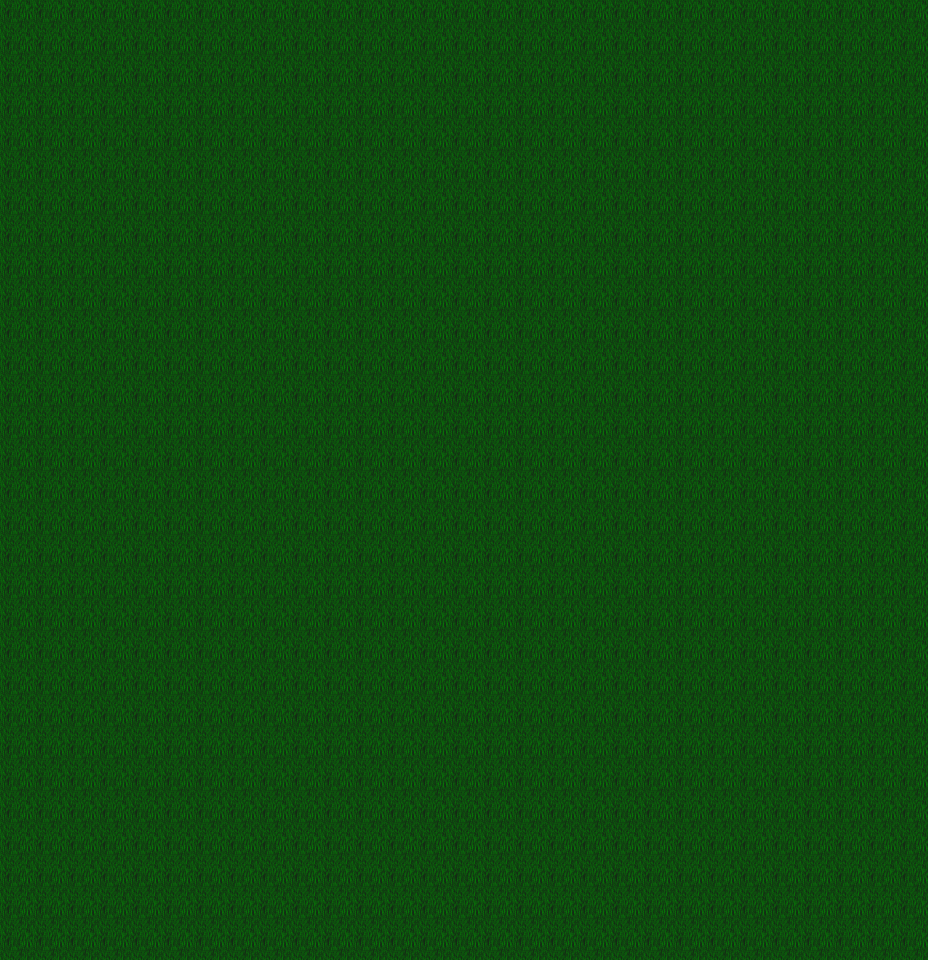

Tiled map render using the project's own tile images. Description and the whole map definition, tile-layer contents included, below:
An orthogonal 29x30 tile map with 32x32 px tiles, 1 tile layer (background) and 4 objects.

<map version="1.5" tiledversion="1.7.2" orientation="orthogonal" renderorder="right-down" width="29" height="30" tilewidth="32" tileheight="32" infinite="0" nextlayerid="3" nextobjectid="5">
 <tileset firstgid="1" name="background" tilewidth="32" tileheight="32" tilecount="1504" columns="32">
  <image source="background.png" width="1024" height="1504" />
 </tileset>
 <layer id="1" name="background" width="29" height="30">
  <data encoding="csv">
289,289,289,289,289,289,289,289,289,289,289,289,289,289,289,289,289,289,289,289,289,289,289,289,289,289,289,289,289,
289,289,289,289,289,289,289,289,289,289,289,289,289,289,289,289,289,289,289,289,289,289,289,289,289,289,289,289,289,
289,289,289,289,289,289,289,289,289,289,289,289,289,289,289,289,289,289,289,289,289,289,289,289,289,289,289,289,289,
289,289,289,289,289,289,289,289,289,289,289,289,289,289,289,289,289,289,289,289,289,289,289,289,289,289,289,289,289,
289,289,289,289,289,289,289,289,289,289,289,289,289,289,289,289,289,289,289,289,289,289,289,289,289,289,289,289,289,
289,289,289,289,289,289,289,289,289,289,289,289,289,289,289,289,289,289,289,289,289,289,289,289,289,289,289,289,289,
289,289,289,289,289,289,289,289,289,289,289,289,289,289,289,289,289,289,289,289,289,289,289,289,289,289,289,289,289,
289,289,289,289,289,289,289,289,289,289,289,289,289,289,289,289,289,289,289,289,289,289,289,289,289,289,289,289,289,
289,289,289,289,289,289,289,289,289,289,289,289,289,289,289,289,289,289,289,289,289,289,289,289,289,289,289,289,289,
289,289,289,289,289,289,289,289,289,289,289,289,289,289,289,289,289,289,289,289,289,289,289,289,289,289,289,289,289,
289,289,289,289,289,289,289,289,289,289,289,289,289,289,289,289,289,289,289,289,289,289,289,289,289,289,289,289,289,
289,289,289,289,289,289,289,289,289,289,289,289,289,289,289,289,289,289,289,289,289,289,289,289,289,289,289,289,289,
289,289,289,289,289,289,289,289,289,289,289,289,289,289,289,289,289,289,289,289,289,289,289,289,289,289,289,289,289,
289,289,289,289,289,289,289,289,289,289,289,289,289,289,289,289,289,289,289,289,289,289,289,289,289,289,289,289,289,
289,289,289,289,289,289,289,289,289,289,289,289,289,289,289,289,289,289,289,289,289,289,289,289,289,289,289,289,289,
289,289,289,289,289,289,289,289,289,289,289,289,289,289,289,289,289,289,289,289,289,289,289,289,289,289,289,289,289,
289,289,289,289,289,289,289,289,289,289,289,289,289,289,289,289,289,289,289,289,289,289,289,289,289,289,289,289,289,
289,289,289,289,289,289,289,289,289,289,289,289,289,289,289,289,289,289,289,289,289,289,289,289,289,289,289,289,289,
289,289,289,289,289,289,289,289,289,289,289,289,289,289,289,289,289,289,289,289,289,289,289,289,289,289,289,289,289,
289,289,289,289,289,289,289,289,289,289,289,289,289,289,289,289,289,289,289,289,289,289,289,289,289,289,289,289,289,
289,289,289,289,289,289,289,289,289,289,289,289,289,289,289,289,289,289,289,289,289,289,289,289,289,289,289,289,289,
289,289,289,289,289,289,289,289,289,289,289,289,289,289,289,289,289,289,289,289,289,289,289,289,289,289,289,289,289,
289,289,289,289,289,289,289,289,289,289,289,289,289,289,289,289,289,289,289,289,289,289,289,289,289,289,289,289,289,
289,289,289,289,289,289,289,289,289,289,289,289,289,289,289,289,289,289,289,289,289,289,289,289,289,289,289,289,289,
289,289,289,289,289,289,289,289,289,289,289,289,289,289,289,289,289,289,289,289,289,289,289,289,289,289,289,289,289,
289,289,289,289,289,289,289,289,289,289,289,289,289,289,289,289,289,289,289,289,289,289,289,289,289,289,289,289,289,
289,289,289,289,289,289,289,289,289,289,289,289,289,289,289,289,289,289,289,289,289,289,289,289,289,289,289,289,289,
289,289,289,289,289,289,289,289,289,289,289,289,289,289,289,289,289,289,289,289,289,289,289,289,289,289,289,289,289,
289,289,289,289,289,289,289,289,289,289,289,289,289,289,289,289,289,289,289,289,289,289,289,289,289,289,289,289,289,
289,289,289,289,289,289,289,289,289,289,289,289,289,289,289,289,289,289,289,289,289,289,289,289,289,289,289,289,289
</data>
 </layer>
 <objectgroup id="2" name="player_locations">
  <object id="1" x="126" y="80" />
  <object id="2" x="742" y="76" />
  <object id="3" x="138" y="768" />
  <object id="4" x="814" y="786" />
 </objectgroup>
</map>
